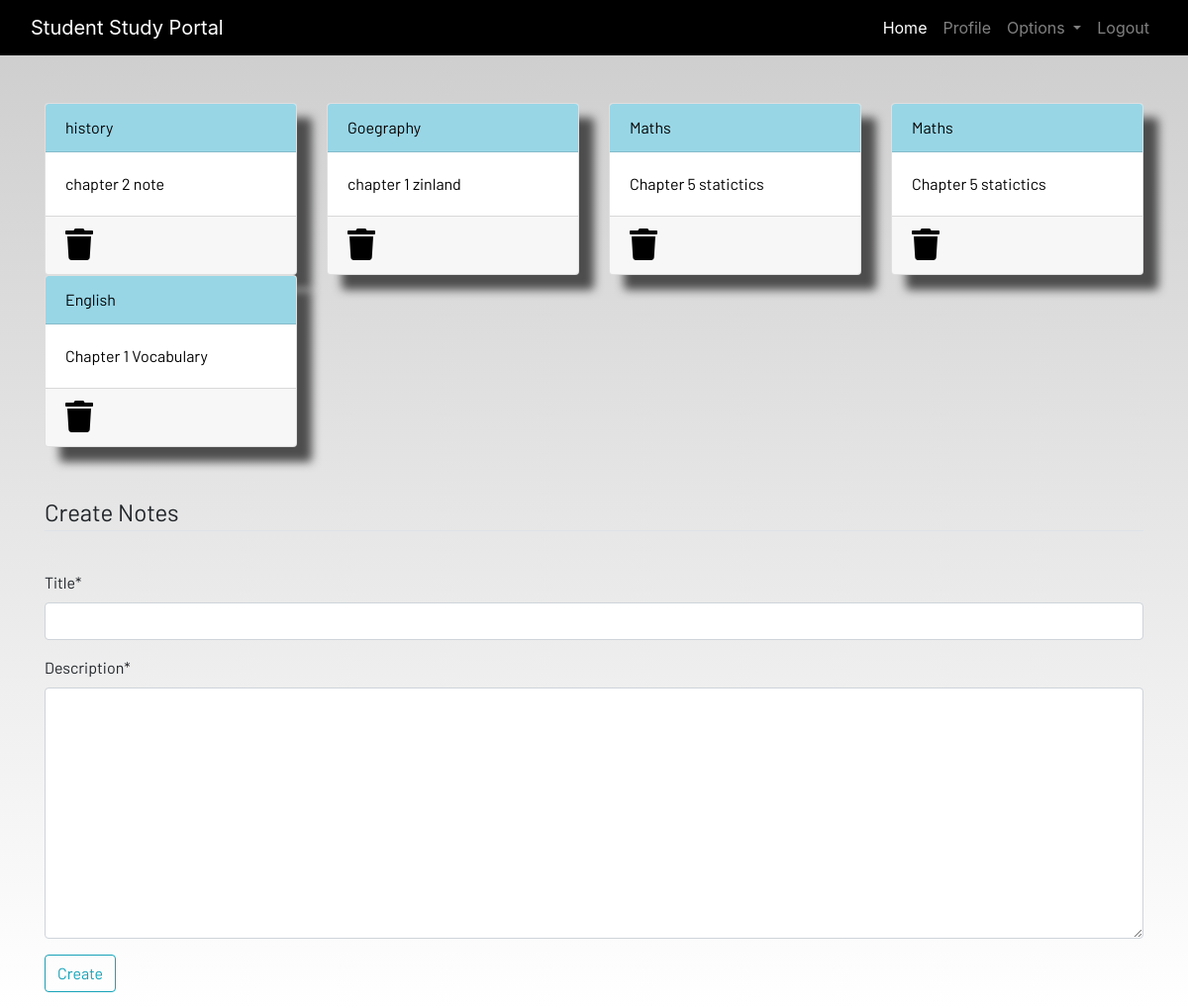
Screenshot of /notes/ (signed in) with the database file from the repository.
### dashboard/models.py (models this page shows, shortened)
class Notes(models.Model):
    user = models.ForeignKey(User, on_delete=models.CASCADE)
    title = models.CharField(max_length=200)
    description = models.TextField()
    class Meta:
        verbose_name = "notes"
        verbose_name_plural = "notes"

### dashboard/views.py (the view)
# urls.py: path('notes/', views.notes, name='notes'),
@login_required(login_url='login')
def notes(request):
    if request.method == 'POST':
        form = NotesForm(request.POST)
        if form.is_valid():
            notes = Notes(user=request.user, title=request.POST['title'],description=request.POST['description'])
            notes.save()
        messages.success(request,f"Notes Added from {request.user.username} Sucessfully!")
    else:
        form = NotesForm()
    notes = Notes.objects.filter(user=request.user)
    context = {'notes':notes, 'form':form}
    return render(request, 'dashboard/notes.html', context)

### dashboard/forms.py
class NotesForm(forms.ModelForm):
    class Meta:
        model = Notes
        fields = ['title', 'description']

### templates/dashboard/notes.html (shortened to what this page needs)
{% extends 'dashboard/base.html' %}
{% load static %}
{% load crispy_forms_tags %}
{% block content %}
<div class="container">
    <div class="row">
        {% for note in notes %}
        <div class="col-md-3">
            <a href="{% url 'notes-detail' note.id %}">
                <div class="card">
                    <div class="card-header">{{note.title}}</div>
                    <div class="card-body">{{note.description|slice:"0:100"}}</div>
                    <div class="card-footer mt-auto "><a href="{% url 'delete-note' note.id %}">
                        <i class="fa fa-trash fa-2x"></i></a>
                    </div>
                </div>
            </a>
        </div>
        {% endfor %}
        <br><br>
    </div>
</div>
<br><br>
<div class="container">
    <form method="POST">
        <fieldset class="form-group">
            <legend class="border-bottom mb-4">Create Notes</legend>
        </fieldset>
        {{form|crispy}}
        <div class="form-group">
            <button href="" class="btn btn-outline-info" type="submit">
                Create
            </button>
        </div>
    </form>
</div>
{% endblock content %}

### templates/dashboard/base.html (shortened to what this page needs)
<!DOCTYPE html>
{% load static %}
<html lang="en">
<head>
  <link rel="stylesheet" href="https://stackpath.bootstrapcdn.com/bootstrap/4.3.1/css/bootstrap.min.css"
 />
  <link rel="stylesheet" href="https://use.fontawesome.com/releases/v5.7.2/css/all.css"
 />
  <link rel="stylesheet" href="{% static 'css/main.css' %}" />
</head>
<body>
  <header>
    <nav class="navbar navbar-expand-lg navbar-dark bg-dark">
      <div class="container-fluid">
        <a class="navbar-brand" href="{% url 'home' %}">Student Study Portal</a>
        <div class="collapse navbar-collapse justify-content-end" id="navbarSupportedContent">
          <ul class="navbar-nav mb-2 mb-lg-0">
            <li class="nav-item">
              <a class="nav-link active" aria-current="page" href="{% url 'home' %}">Home</a>
            </li>
            {% if user.is_authenticated %}
            <li class="nav-item">
              <a class="nav-link" href="{% url 'profile' %}">Profile</a>
            </li>
            <li class="nav-item dropdown">
              <a class="nav-link dropdown-toggle" href="#" id="navbarDropdown" role="button" data-toggle="dropdown"
                aria-haspopup="true" aria-expanded="false">
                Options
              </a>
            </li>
            <li class="nav-item">
              <a class="nav-link" href="{% url 'logout' %}">Logout</a>
            </li>
            {% endif %}
          </ul>
        </div>
      </div>
    </nav>
  </header>
  <br /><br />
  <main>
    {% block content %}
    {% endblock content %}
  </main>
</body>
</html>

### static/css/main.css (style rules this page uses)
html { scroll-behavior: smooth; height: 100%; width: 100%; }
main { font-family: Barlow, Quicksand, Rubik, sans-serif, serif, 'Times New Roman', Times, serif !important; }
.navbar { background-color: rgb(0, 0, 0) !important; }
.card { box-shadow: 15px 15px 10px rgb(78, 77, 77); }
a { text-decoration: none !important; color: black; }
.card-header { color: black !important; background: rgb(152, 214, 230) !important; transition: 0.3s ease-in; }
html, body { max-width: 100%; overflow-x: hidden; height: 100%; width: 100%; }
body { background: linear-gradient(rgba(0, 0, 0, 0.2), rgba(255, 255, 255, 0.5)); overflow-x: hidden; background-repeat: no-repeat; }
.card-header { background-color: rgb(133, 204, 231); }
.col-md-3 .card { width: 100%; height: 100%; }
.fa { color: black; }

### rows the page displays
Notes: title "history", description "chapter 2 note"
Notes: title "Goegraphy", description "chapter 1 zinland"
Notes: title "Maths", description "Chapter 5 statictics"
Notes: title "Maths", description "Chapter 5 statictics"
Notes: title "English", description "Chapter 1 Vocabulary"
